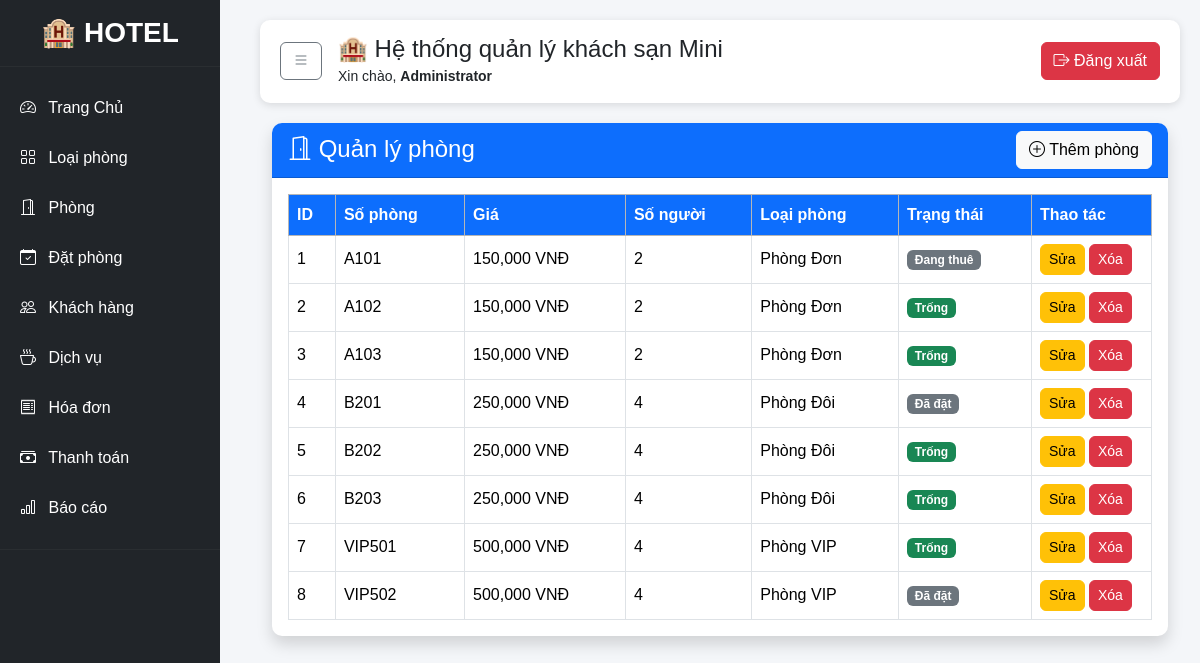
Screenshot of /modules/rooms/index.php (signed in) with the database file from the repository.
### tables this page shows
CREATE TABLE rooms (
    room_id INT AUTO_INCREMENT PRIMARY KEY,
    room_number VARCHAR(20) NOT NULL UNIQUE,
    room_type_id INT NOT NULL,
        status ENUM(
            'Trống', 
            'Đã đặt', 
            'Đang thuê', 
            'Bảo trì'
        ) DEFAULT 'Trống',

    FOREIGN KEY (room_type_id) 
    REFERENCES room_types(room_type_id)
);

CREATE TABLE room_types (
    room_type_id INT AUTO_INCREMENT PRIMARY KEY,
    type_name VARCHAR(100) NOT NULL,
    price INT NOT NULL COMMENT 'Giá phòng VNĐ',
    max_people INT NOT NULL,
    description TEXT
);

### modules/rooms/index.php (the view, shortened to what this page needs)
<?php
    include '../../config/database.php';
    include '../../includes/header.php';
?>
<div class="container-fluid">
    <div class="card shadow">
        <div class="card-header bg-primary text-white d-flex justify-content-between align-items-center">
            <h4 class="mb-0">
                <i class="bi bi-door-open"></i>
                Quản lý phòng
            </h4>
            <a href="create.php" class="btn btn-light">
                <i class="bi bi-plus-circle"></i>
                Thêm phòng
            </a>
        </div>
        <div class="card-body">
            <div class="table-responsive">
                <table class="table table-bordered table-hover align-middle">
                    <thead class="table-secondary">
                        <tr>
                            <th>ID</th>
                            <th>Số phòng</th>
                            <th>Giá</th>
                            <th>Số người</th>
                            <th>Loại phòng</th>
                            <th>Trạng thái</th>
                            <th width="120">Thao tác</th>
                        </tr>
                    </thead>
                    <tbody>
                        <?php
                            $sql = "SELECT r.*, rt.type_name, rt.price, rt.max_people
                                    FROM rooms r
                                    JOIN room_types rt ON r.room_type_id = rt.room_type_id";
                            $result = mysqli_query($conn, $sql);
                            if (mysqli_num_rows($result) > 0) {
                                while ($row = mysqli_fetch_assoc($result)) {
                        ?>
                                    <tr>
                                        <td><?= $row['room_id']; ?></td>
                                        <td><?= $row['room_number']; ?></td>
                                        <td><?= number_format($row['price']); ?> VNĐ</td>
                                        <td><?= $row['max_people']; ?></td>
                                        <td><?= $row['type_name']; ?></td>
                                        <td>
                                            <?php if ($row['status'] == 'Trống') { ?>
                                                <span class="badge bg-success">Trống</span>
                                            <?php } elseif ($row['status'] == 'Đang sử dụng') { ?>
                                                <span class="badge bg-danger">Đang sử dụng</span>
                                            <?php } else { ?>
                                                <span class="badge bg-secondary">
                                                    <?= $row['status']; ?>
                                                </span>
                                            <?php } ?>
                                        </td>
                                        <td>
                                            <a href="edit.php?id=<?= $row['room_id']; ?>"
                                               class="btn btn-warning btn-sm">
                                                Sửa
                                            </a>
                                            <a href="delete.php?id=<?= $row['room_id']; ?>"
                                               class="btn btn-danger btn-sm"
                                               onclick="return confirm('Bạn có chắc muốn xóa phòng này?')">
                                                Xóa
                                            </a>
                                        </td>
                                    </tr>
                        <?php
                                }
                            } else {
                                echo "<tr>
                                        <td colspan='7' class='text-center text-muted'>
                                            Không có dữ liệu
                                        </td>
                                      </tr>";
                            }
                        ?>
                    </tbody>
                </table>
            </div>
        </div>
    </div>
</div>
<?php include __DIR__.'/../../includes/footer.php'; ?>

### assets/css/header.css (style rules this page uses)
body { margin:0; background:#f4f6f9; font-family:Arial, Helvetica, sans-serif; overflow-x:hidden; }
.card { border:none; border-radius:10px; overflow:hidden; box-shadow:0 2px 8px rgba(0,0,0,.12); }
.table { margin-bottom:0; }
.table thead th { background:#0d6efd; color:white; }
.table td, .table th { vertical-align:middle; }
.table-responsive { overflow-x:auto; }
.btn { border-radius:6px; }

### rows the page displays
rooms: room_id "1", room_number "A101", room_type.price "150,000", room_type.max_people "2", room_type.type_name "Phòng Đơn", status "Đang thuê"
rooms: room_id "2", room_number "A102", room_type.price "150,000", room_type.max_people "2", room_type.type_name "Phòng Đơn", status "Trống"
rooms: room_id "3", room_number "A103", room_type.price "150,000", room_type.max_people "2", room_type.type_name "Phòng Đơn", status "Trống"
rooms: room_id "4", room_number "B201", room_type.price "250,000", room_type.max_people "4", room_type.type_name "Phòng Đôi", status "Đã đặt"
rooms: room_id "5", room_number "B202", room_type.price "250,000", room_type.max_people "4", room_type.type_name "Phòng Đôi", status "Trống"
rooms: room_id "6", room_number "B203", room_type.price "250,000", room_type.max_people "4", room_type.type_name "Phòng Đôi", status "Trống"
rooms: room_id "7", room_number "VIP501", room_type.price "500,000", room_type.max_people "4", room_type.type_name "Phòng VIP", status "Trống"
rooms: room_id "8", room_number "VIP502", room_type.price "500,000", room_type.max_people "4", room_type.type_name "Phòng VIP", status "Đã đặt"

### other values shown
$_SESSION['full_name'] "Administrator"
